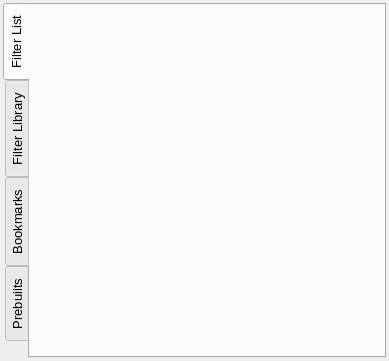
<?xml version="1.0" encoding="UTF-8"?>
<ui version="4.0">
 <class>DREAM3DToolbox</class>
 <widget class="QWidget" name="DREAM3DToolbox">
  <property name="geometry">
   <rect>
    <x>0</x>
    <y>0</y>
    <width>389</width>
    <height>361</height>
   </rect>
  </property>
  <property name="windowTitle">
   <string>Toolbox - DREAM.3D</string>
  </property>
  <layout class="QGridLayout" name="gridLayout">
   <property name="leftMargin">
    <number>3</number>
   </property>
   <property name="topMargin">
    <number>3</number>
   </property>
   <property name="rightMargin">
    <number>3</number>
   </property>
   <property name="bottomMargin">
    <number>3</number>
   </property>
   <property name="spacing">
    <number>0</number>
   </property>
   <item row="0" column="0">
    <widget class="QTabWidget" name="toolboxTabWidget">
     <property name="font">
      <font>
       <pointsize>10</pointsize>
      </font>
     </property>
     <property name="styleSheet">
      <string notr="true"/>
     </property>
     <property name="tabPosition">
      <enum>QTabWidget::West</enum>
     </property>
     <property name="tabShape">
      <enum>QTabWidget::Rounded</enum>
     </property>
     <property name="currentIndex">
      <number>0</number>
     </property>
     <property name="iconSize">
      <size>
       <width>16</width>
       <height>16</height>
      </size>
     </property>
     <property name="elideMode">
      <enum>Qt::ElideRight</enum>
     </property>
     <widget class="QWidget" name="filterListTab">
      <attribute name="title">
       <string>Filter List</string>
      </attribute>
      <layout class="QGridLayout" name="gridLayout_2">
       <property name="leftMargin">
        <number>0</number>
       </property>
       <property name="topMargin">
        <number>0</number>
       </property>
       <property name="rightMargin">
        <number>0</number>
       </property>
       <property name="bottomMargin">
        <number>0</number>
       </property>
       <property name="spacing">
        <number>0</number>
       </property>
       <item row="0" column="0">
        <widget class="FilterListWidget" name="filterListWidget" native="true"/>
       </item>
      </layout>
     </widget>
     <widget class="QWidget" name="filterLibraryTab">
      <attribute name="title">
       <string>Filter Library</string>
      </attribute>
      <layout class="QGridLayout" name="gridLayout_3">
       <property name="leftMargin">
        <number>0</number>
       </property>
       <property name="topMargin">
        <number>0</number>
       </property>
       <property name="rightMargin">
        <number>0</number>
       </property>
       <property name="bottomMargin">
        <number>0</number>
       </property>
       <property name="spacing">
        <number>0</number>
       </property>
       <item row="0" column="0">
        <widget class="FilterLibraryWidget" name="filterLibraryWidget" native="true"/>
       </item>
      </layout>
     </widget>
     <widget class="QWidget" name="bookmarksTab">
      <attribute name="title">
       <string>Bookmarks</string>
      </attribute>
      <layout class="QGridLayout" name="gridLayout_4">
       <property name="leftMargin">
        <number>0</number>
       </property>
       <property name="topMargin">
        <number>0</number>
       </property>
       <property name="rightMargin">
        <number>0</number>
       </property>
       <property name="bottomMargin">
        <number>0</number>
       </property>
       <property name="spacing">
        <number>0</number>
       </property>
       <item row="0" column="0">
        <widget class="BookmarksWidget" name="bookmarksWidget" native="true"/>
       </item>
      </layout>
     </widget>
     <widget class="QWidget" name="prebuiltsTab">
      <attribute name="title">
       <string>Prebuilts</string>
      </attribute>
      <layout class="QGridLayout" name="gridLayout_5">
       <property name="leftMargin">
        <number>0</number>
       </property>
       <property name="topMargin">
        <number>0</number>
       </property>
       <property name="rightMargin">
        <number>0</number>
       </property>
       <property name="bottomMargin">
        <number>0</number>
       </property>
       <property name="spacing">
        <number>0</number>
       </property>
       <item row="0" column="0">
        <widget class="PrebuiltsWidget" name="prebuiltsWidget" native="true"/>
       </item>
      </layout>
     </widget>
    </widget>
   </item>
  </layout>
 </widget>
 <customwidgets>
  <customwidget>
   <class>FilterListWidget</class>
   <extends>QWidget</extends>
   <header location="global">FilterListWidget.h</header>
   <container>1</container>
  </customwidget>
  <customwidget>
   <class>FilterLibraryWidget</class>
   <extends>QWidget</extends>
   <header location="global">FilterLibraryWidget.h</header>
   <container>1</container>
  </customwidget>
  <customwidget>
   <class>BookmarksWidget</class>
   <extends>QWidget</extends>
   <header location="global">BookmarksWidget.h</header>
   <container>1</container>
  </customwidget>
  <customwidget>
   <class>PrebuiltsWidget</class>
   <extends>QWidget</extends>
   <header location="global">PrebuiltsWidget.h</header>
   <container>1</container>
  </customwidget>
 </customwidgets>
 <resources/>
 <connections/>
</ui>
